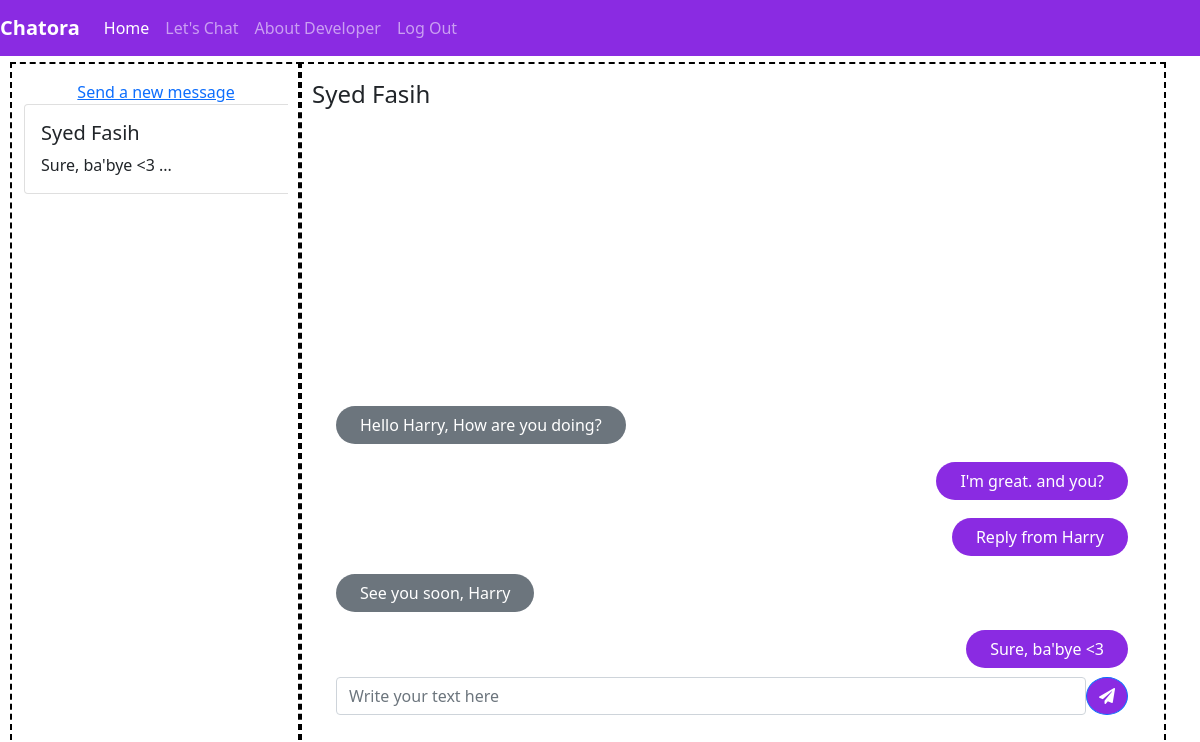
/chat/ (signed in), run on the app's committed database.
### chat/models.py (models this page shows, shortened)
class User(AbstractUser):
    pass

class Conversation(models.Model):
    participants = models.ManyToManyField(User,related_name='participant')
    Messages = models.ManyToManyField(Message,related_name='texts')
    Last_Updated = models.DateTimeField(auto_now=True)

class Message(models.Model):
    Text = models.CharField(max_length=200)
    From = models.ForeignKey(User,on_delete=models.CASCADE,related_name='sender')

### chat/views.py (the view)
# urls.py: path('chat/',views.messages,name='messages'),
@login_required
def messages(request):
    user = request.user
    conv_id = request.POST.get('conv_id')
    con = Conversation.objects.filter(participants=user).order_by('-Last_Updated')
    if conv_id == "" or conv_id == None:
        try:
            latest = con[0].id
        except IndexError:
            latest = ""
    else:
        latest = int(conv_id)
    if type(latest) is not str:
        disp_msgs = Conversation.objects.get(pk=latest).Messages.order_by('-id')
    else:
        disp_msgs = None
    return render(request,'chat/messages.html',{'all_conversations':con,'disp_msgs':disp_msgs})

### chat/templates/chat/messages.html (shortened to what this page needs)
{% extends 'chat/base.html' %}
{% block all_chats %}
    <div class="my-3">
    <div class="my-3" style="height: 75vh">
    <div id="all_messages" style="height: inherit; overflow-y: auto; display: flex; flex-direction: column; ">
    <a class="text-center" href="#">Send a new message</a>
        {% for each_conv in all_conversations %}
        <div class="card" style="width: 18rem;">
  <div class="card-body">
    <h5 class="card-title">
        {% for participant_name in each_conv.participants.all %}
            {% if participant_name != user %}
            {{ participant_name.first_name }}
            {% endif %}
        {% endfor %}
    </h5>
    <p class="card-text">{{each_conv.Messages.last.Text |slice:":17" }} ...</p>
        </div>
        </div>
        {% endfor %}
    </div>
    </div>
    </div>
{% endblock %}
{% block conversation %}
    <div class="my-3" style="height: 70vh">
    <h4>
        {% for participant_name in all_conversations.first.participants.all %}
            {% if participant_name != user %}
            {{ participant_name.first_name }}
            {% endif %}
        {% endfor %}
    </h4>
    <div id="messages" style="height: inherit; overflow-y: auto; display: flex; flex-direction: column-reverse; ">
    {% for eachMsg in disp_msgs %}
        {% if not eachMsg.From == user %}
        <div class="container my-3 text-white">
            <span class="bg-secondary container py-2" style="border-radius: 50px;">{{ eachMsg.Text }}</span>
        </div>
        {% else %}
        <div class="container my-3 text-white" style="text-align: right;">
            <span class="bg-primary container py-2" style="border-radius: 50px;">{{ eachMsg.Text }}</span>
        </div>
        {% endif %}
        {% endfor %}
    </div>
        <div class="container">
    <form class="d-flex">
    <input type="text" id="{{ all_conversations.first.id }}" class="form-control msg" name="txt" placeholder="Write your text here">
    <button class="btn btn-primary" class="send" type="submit" style="border-radius: 100%;"><i class="fas fa-paper-plane"></i></button>
    </form>
        </div>
    </div>
{% endblock %}

### chat/templates/chat/base.html (style rules this page uses)
.bg-primary, .btn-primary, .bg-primary, .primary { background-color: blueviolet !important; }

### data on the page
Conversation: Messages.last.Text "Sure, ba'bye <3"
User: first_name "Syed Fasih"
Message: Text "Sure, ba'bye <3"
Message: Text "See you soon, Harry"
Message: Text "Reply from Harry"
Message: Text "I'm great. and you?"
Message: Text "Hello Harry, How are you doing?"
